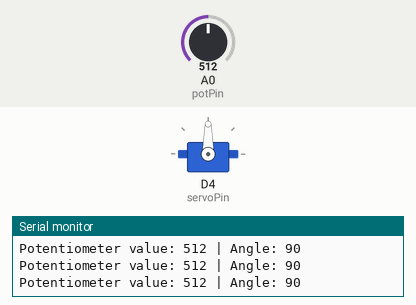
A sketch run on a simulated ESP8266 (NodeMCU). Parts: servo, the last lines printed to the serial monitor. The inputs (shaded band) are chosen by the test bench; at power-on: A0 (potPin) = 512.

Above: at 1.2 s.
1.3 s: A0 (potPin) set to 716
At 2.5 s:
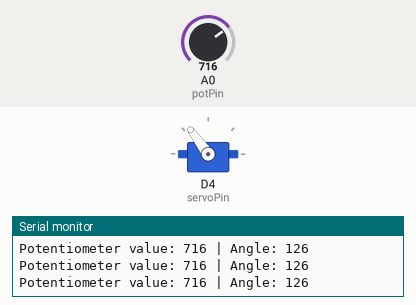
2.8 s: A0 (potPin) set to 900
At 3.8 s:
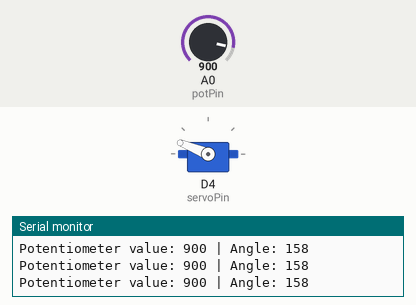
4.3 s: A0 (potPin) set to 1023
At 4.6 s:
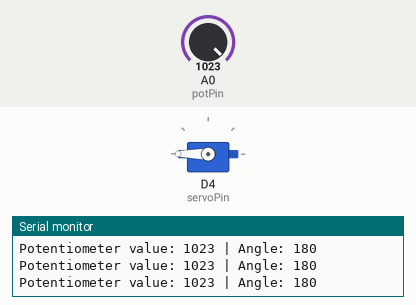
5.8 s: A0 (potPin) set to 306
At 7.0 s:
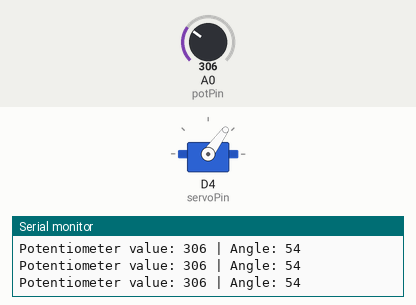
7.3 s: A0 (potPin) set to 122
At 8.5 s:
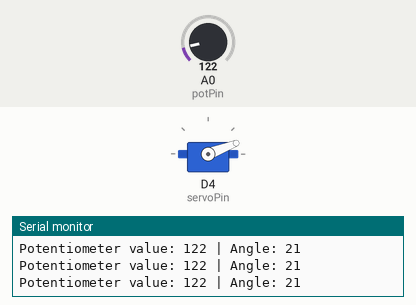
8.8 s: A0 (potPin) set to 511
At 9.3 s:
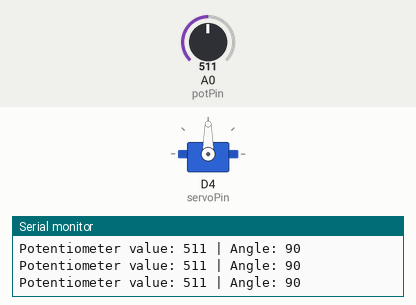
Timing chart, 0 to 11.8 s (numbered marks = the images above; inputs shaded):
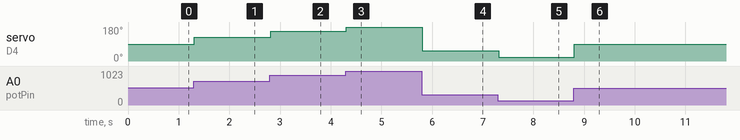

The sketch:

servoControlledByPotentiometer_in_ESP8266.ino
```cpp
#include <Servo.h>

// Create a servo object
Servo myServo;

// Define pin connections
const int servoPin = D4;    // GPIO2 (D4) for servo control
const int potPin = A0;      // Analog pin for potentiometer (A0 on ESP8266)
// Variables
int potValue;    // Variable to store potentiometer value
int angle;       // Variable to store the calculated angle

void setup() {
  // Attach the servo to the specified pin
  myServo.attach(servoPin);
  // Initialize serial communication for debugging (optional)
  Serial.begin(115200);
  Serial.println("ESP8266 Servo Control with Potentiometer");
}

void loop() {
  // Read the potentiometer value (0-1023)
  potValue = analogRead(potPin);
  // Map the potentiometer value to an angle for the servo (0-180)
  // Note: ESP8266 has 10-bit ADC (0-1023) like Arduino
  angle = map(potValue, 0, 1023, 0, 180);
  // Set the servo position
  myServo.write(angle);
  // Print values to serial monitor for debugging (optional)
  Serial.print("Potentiometer value: ");
  Serial.print(potValue);
  Serial.print(" | Angle: ");
  Serial.println(angle);
    // Small delay for stability
  delay(15);
}
```

Measured:
- after the input at 1.3 s, servo on D4 (servoPin): 90° → 126° at once
- after the input at 2.8 s, servo on D4 (servoPin): 126° → 158° at once
- after the input at 4.3 s, servo on D4 (servoPin): 158° → 180° at once
- after the input at 5.8 s, servo on D4 (servoPin): 180° → 54° at once
- after the input at 7.3 s, servo on D4 (servoPin): 54° → 21° at once
- after the input at 8.8 s, servo on D4 (servoPin): 21° → 90° at once
